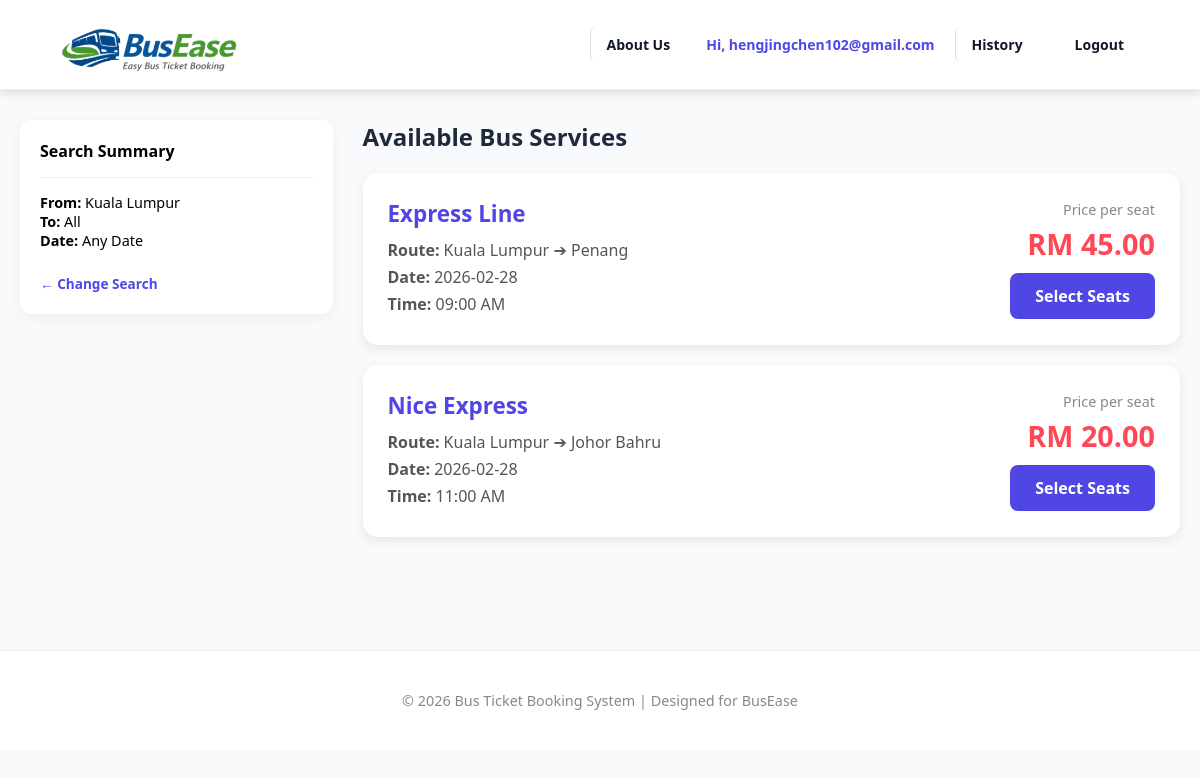
The page /service_catalogue.php?from_loc=Kuala Lumpur (signed in) on the database its author committed.
### tables this page shows
CREATE TABLE `buses` (
  `id` int(11) NOT NULL,
  `bus_company` varchar(100) DEFAULT NULL,
  `departure` varchar(100) DEFAULT NULL,
  `destination` varchar(100) DEFAULT NULL,
  `depart_time` varchar(50) DEFAULT NULL,
  `price` decimal(6,2) DEFAULT NULL,
  `travel_date` date DEFAULT NULL
);

### service_catalogue.php (the view, shortened to what this page needs)
<?php
require_once "includes/config.php";
$where = [];
if (isset($_GET['from_loc']) && $_GET['from_loc'] != "") {
    $from = mysqli_real_escape_string($conn, $_GET['from_loc']);
    $where[] = "departure LIKE '%$from%'";
}
$sql = "SELECT * FROM buses";
if (!empty($where)) {
    $sql .= " WHERE " . implode(" AND ", $where);
}
$result = mysqli_query($conn, $sql);
?>
<!DOCTYPE html>
<html lang="en">
<head>
    <?php include "includes/header.php"; ?>
</head>
<body style="background: #f8fafc;">
<?php include "includes/navbar.php"; ?>
<div class="container">
    <div class="content-layout">
        <aside class="filter-panel">
            <h4 style="margin-top:0;">Search Summary</h4>
            <hr style="border:0; border-top:1px solid #eee; margin:15px 0;">
            <p style="font-size:0.9rem;"><b>From:</b> <?= htmlspecialchars($_GET['from_loc'] ?? 'All') ?></p>
            <p style="font-size:0.9rem;"><b>To:</b> <?= htmlspecialchars($_GET['to_loc'] ?? 'All') ?></p>
            <p style="font-size:0.9rem;"><b>Date:</b> <?= htmlspecialchars($_GET['date'] ?? 'Any Date') ?></p>
            <br>
            <a href="homepage.php" style="color:#4f46e5; text-decoration:none; font-size:0.85rem; font-weight:bold;">← Change Search</a>
        </aside>
        <main class="main-content">
            <h2 style="margin-bottom: 20px; color: #1e293b;">Available Bus Services</h2>
            <section class="bus-list">
                <?php if (mysqli_num_rows($result) > 0): ?>
                    <?php while($row = mysqli_fetch_assoc($result)): ?>
                        <div class="bus-card">
                            <div class="bus-info">
                                <h3><?= htmlspecialchars($row['bus_company']) ?></h3>
                                <p><strong>Route:</strong> <?= htmlspecialchars($row['departure']) ?> ➔ <?= htmlspecialchars($row['destination']) ?></p>
                                <p><strong>Date:</strong> <?= $row['travel_date'] ?></p>
                                <p><strong>Time:</strong> <?= $row['depart_time'] ?></p>
                            </div>
                            <div class="price-section">
                                <p style="color:#888; margin:0; font-size:0.9rem;">Price per seat</p>
                                <h2>RM <?= number_format($row['price'], 2) ?></h2>
                                <a href="select_seat.php?id=<?= $row['id'] ?>" class="view-btn">Select Seats</a>
                            </div>
                        </div>
                    <?php endwhile; ?>
                <?php endif; ?>
            </section>
        </main>
    </div>
</div>
<?php include "includes/footer.php"; ?>
</body>
</html>

### css/style2.css (style rules this page uses)
:root { --primary-color: #1a56db; --primary-hover: #1e429f; --text-main: #111827; --text-muted: #6b7280; --bg-light: #f5f7fb; --line-color: #e5e7eb; --white: #ffffff; }
* { margin: 0; padding: 0; box-sizing: border-box; font-family: 'Segoe UI', Arial, sans-serif; }
.container { max-width: 1200px; margin: 0 auto; padding: 0 20px; width: 100%; }

### includes/header.php (style rules this page uses)
body { font-family: 'Segoe UI', Arial, sans-serif; background-color: #f8fafc; margin: 0; }

### service_catalogue.php (style rules this page uses)
.content-layout { display: flex; gap: 30px; margin-top: 30px; min-height: 60vh; }
.filter-panel { flex: 1; background: #fff; padding: 20px; border-radius: 12px; height: fit-content; box-shadow: 0 4px 15px rgba(0,0,0,0.05); }
.main-content { flex: 3; }
.bus-card { background: #fff; border-radius: 15px; padding: 25px; margin-bottom: 20px; display: flex; justify-content: space-between; align-items: center; box-shadow: 0 4px 12px rgba(0,0,0,0.08); transition: 0.3s; }
.bus-info h3 { color: #4f46e5; margin: 0 0 10px 0; font-size: 1.4rem; }
.bus-info p { margin: 5px 0; color: #555; }
.price-section { text-align: right; }
.price-section h2 { color: #ff4757; font-size: 1.8rem; margin: 5px 0 10px 0; }
.view-btn { background: #4f46e5; color: #fff; padding: 12px 25px; border-radius: 8px; text-decoration: none; font-weight: bold; display: inline-block; }

### rows shown on the page
buses: bus_company "Express Line", departure "Kuala Lumpur", destination "Penang", travel_date "2026-02-28", depart_time "09:00 AM", price "45.00"
buses: bus_company "Nice Express", departure "Kuala Lumpur", destination "Johor Bahru", travel_date "2026-02-28", depart_time "11:00 AM", price "20.00"

### other values the page prints
$_SESSION['user'] "hengjingchen102@gmail.com"
$_GET['from_loc'] "Kuala Lumpur"
$_GET['to_loc'] "All"
$_GET['date'] "Any Date"
